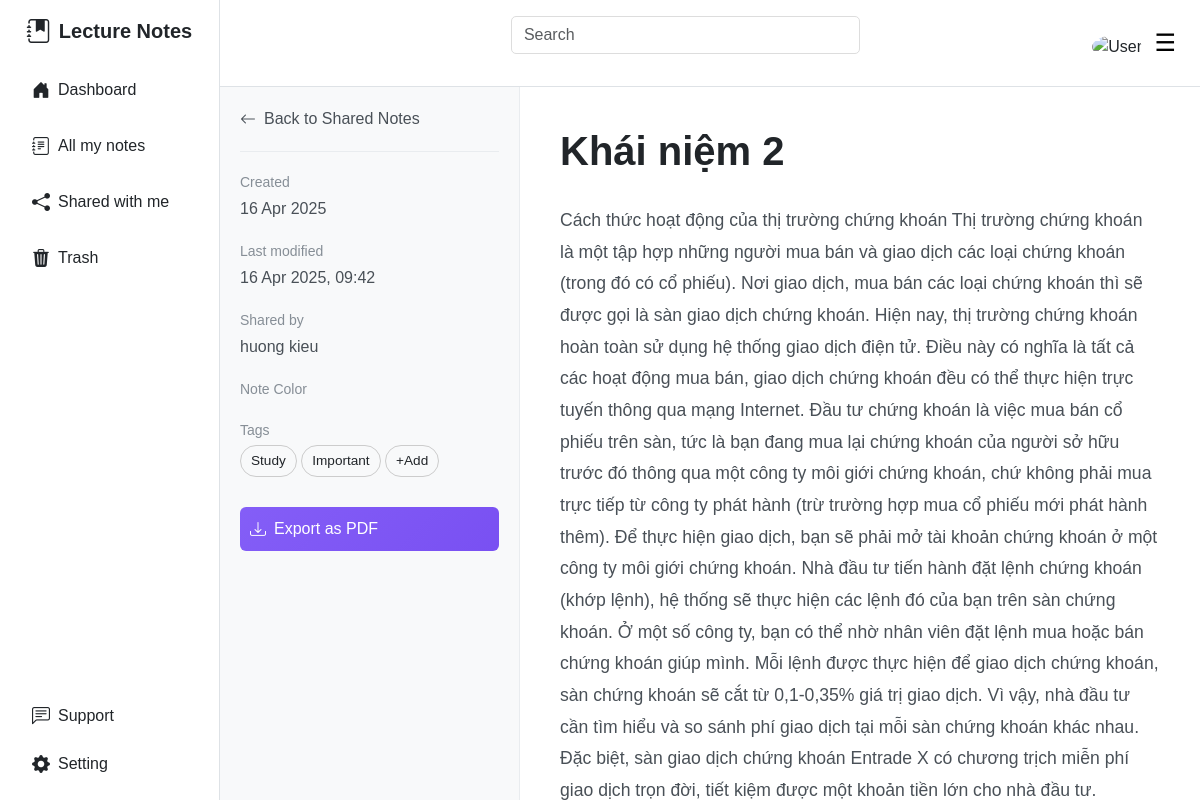
Page /note_detail/2 (signed in) on the committed database.
### website/models.py (models this page shows, shortened)
class Note(db.Model):
    id = db.Column(db.Integer, primary_key=True)
    title = db.Column(db.String(200), nullable=False)
    content = db.Column(db.Text, nullable=False)
    color = db.Column(db.String(20), default='note-green')
    created_at = db.Column(db.DateTime, default=datetime.utcnow)
    updated_at = db.Column(db.DateTime, default=datetime.utcnow)
    user_id = db.Column(db.Integer, db.ForeignKey('user.id'), nullable=False)
    user = db.relationship('User', backref=db.backref('notes', lazy=True))

class User(db.Model, UserMixin):
    id = db.Column(db.Integer, primary_key=True)
    first_name = db.Column(db.String(150), nullable=False)
    last_name = db.Column(db.String(150), nullable=False)
    email = db.Column(db.String(150), unique=True, nullable=False)
    password_hash = db.Column(db.String(150), nullable=False)
    role = db.Column(db.String(10), nullable=False, default='user')  # 'user' hoặc 'admin'
    status = db.Column(db.String(20), default='Active') # ['Active', 'Locked', 'Inactive']
    gender = db.Column(db.String(10), nullable=False)
    created_at = db.Column(db.DateTime, default=datetime.utcnow)

### website/views.py (the view)
@views.route('/note_detail/<int:note_id>')
@login_required
def note_detail(note_id):
    try:
        note = Note.query.get_or_404(note_id)
        shared = ShareNote.query.filter_by(note_id=note.id, recipient_id=current_user.id).first()
        print(f"Accessing note {note_id}: user_id={current_user.id}, note_owner={note.user_id}, shared={shared}")
        if note.user_id != current_user.id and not shared:
            flash('You do not have permission to view this note.', 'error')
            return redirect(url_for('views.share_with_me'))
        sharer = shared.sharer if shared else None
        return render_template('note_detail.html', user=current_user, note=note, shared=shared, sharer=sharer)
    except Exception as e:
        print(f"Error loading note {note_id}: {str(e)}")
        flash('Error loading note.', 'error')
        return redirect(url_for('views.share_with_me'))

### website/__init__.py (called while the page is built)
def create_app():
    app = Flask(__name__)
    app.config.from_object(Config)
    db.init_app(app)
    from .views import views
    from .auth import auth
    from .api import api
    from .admin import admin
    app.register_blueprint(views, url_prefix='/')
    app.register_blueprint(auth, url_prefix='/')
    app.register_blueprint(api, url_prefix='/api')
    app.register_blueprint(admin, url_prefix='/admin')
    from .models import User
    login_manager = LoginManager()
    login_manager.login_view = 'auth.login'
    login_manager.init_app(app)
    @login_manager.user_loader
    def load_user(user_id):
        return User.query.get(int(user_id))
    create_database(app)
    return app

### website/models.py (called while the page is built)
    def __repr__(self):
        return f'<ShareNote {self.note_id} from User {self.sharer_id} to User {self.recipient_id}>'

### website/templates/note_detail.html (shortened to what this page needs)
{% extends 'base.html' %}
{% block head %}
<link rel="stylesheet" href="{{ url_for('static', filename='css/note_detail.css') }}">
{% endblock %}
{% block content %}
<div class="content-wrapper">
    <div class="note-sidebar">
        <div class="sidebar-header">
            <a href="{{ url_for('views.share_with_me') if shared else url_for('views.all_my_notes') }}" class="back-btn">
                <i class="bi bi-arrow-left"></i> Back to {{ 'Shared Notes' if shared else 'My Notes' }}
            </a>
        </div>
        <div class="sidebar-content">
            <div class="note-meta">
                <span class="meta-label">Created</span>
                <span class="meta-value">{{ note.created_at.strftime('%d %b %Y') }}</span>
            </div>
            <div class="note-meta">
                <span class="meta-label">Last modified</span>
                <span class="meta-value">{{ note.updated_at.strftime('%d %b %Y, %H:%M') }}</span>
            </div>
            {% if shared and sharer %}
            <div class="note-meta">
                <span class="meta-label">Shared by</span>
                <span class="meta-value">{{ sharer.first_name }} {{ sharer.last_name }}</span>
            </div>
            {% endif %}
            <div class="note-meta">
                <span class="meta-label">Note Color</span>
            </div>
            <div class="note-meta">
                <span class="meta-label">Tags</span>
                <div class="tags-container">
                    <span class="tag">Study</span>
                    <span class="tag">Important</span>
                    <span class="tag">+Add</span>
                </div>
            </div>
            <div class="action-buttons">
                <button class="btn btn-export">
                    <i class="bi bi-download"></i> Export as PDF
                </button>
            </div>
        </div>
    </div>
    <div class="note-main-content">
        <div id="viewMode" style="display: {% if editing|default(False) %}none{% else %}block{% endif %};">
            <div class="note-header">
                <h1 class="note-title">{{ note.title }}</h1>
            </div>
            <div class="note-body">
                {{ note.content | safe }}
            </div>
        </div>
    </div>
</div>
{% endblock %}

### website/static/dashboard.css (style rules this page uses)
body { font-family: Arial, sans-serif; background-color: #f9f9f9; }
.tag { font-size: 0.85rem; border: 1px solid #ccc; border-radius: 20px; padding: 5px 10px; display: inline-flex; align-items: center; gap: 5px; }

### website/static/css/note_detail.css (style rules this page uses)
.content-wrapper { display: flex; min-height: calc(100vh - 60px); background-color: #fff; }
.note-sidebar { width: 300px; background-color: #f8f9fa; border-right: 1px solid #e9ecef; padding: 20px; position: fixed; height: 100%; }
.sidebar-header { padding-bottom: 20px; border-bottom: 1px solid #e9ecef; }
.back-btn { color: #495057; text-decoration: none; font-weight: 500; display: flex; align-items: center; gap: 8px; }
.note-meta { margin: 20px 0; }
.meta-label { display: block; color: #868e96; font-size: 0.875rem; margin-bottom: 4px; }
.meta-value { color: #495057; font-weight: 500; }
.action-buttons { display: flex; flex-direction: column; gap: 10px; margin-top: 30px; }
.action-buttons .btn { width: 100%; padding: 10px; border-radius: 6px; display: flex; align-items: center; gap: 8px; font-weight: 500; transition: all 0.3s ease; }
.btn-export { background: linear-gradient(135deg, #845ef7 0%, #7950f2 100%); color: white; border: none; }
.note-main-content { margin-left: 300px; padding: 40px; flex-grow: 1; animation: fadeIn 0.5s ease; }
.note-header { margin-bottom: 30px; }
.note-title { font-size: 2.5rem; font-weight: 700; color: #212529; margin-bottom: 20px; animation: slideDown 0.5s ease; }
.note-body { font-size: 1.1rem; line-height: 1.8; color: #495057; animation: fadeIn 0.8s ease; }

### rows in the picture
Note: created_at "16 Apr 2025", updated_at "16 Apr 2025, 09:42", title "Khái niệm 2", content "Cách thức hoạt động của thị trường chứng khoán Thị trường chứng khoán là một tập hợp những người mua bán và giao dịch các loại chứng khoán (trong đó có cổ phiếu). Nơi giao dịch, mua bán các loại chứng khoán thì sẽ được gọi là sàn giao dịch chứng khoán. Hiện nay, thị trường chứng khoán hoàn toàn sử dụng hệ thống giao dịch điện tử. Điều này có nghĩa là tất cả các hoạt động mua bán, giao dịch chứng khoán đều có thể thực hiện trực tuyến thông qua mạng Internet. Đầu tư chứng khoán là việc mua bán cổ phiếu trên sàn, tức là bạn đang mua lại chứng khoán của người sở hữu trước đó thông qua một công ty môi giới chứng khoán, chứ không phải mua trực tiếp từ công ty phát hành (trừ trường hợp mua cổ…"
User: first_name "huong", last_name "kieu"

### other values in the picture
{{ 'Shared Notes' if shared else 'My Notes' }} "Shared Notes"
